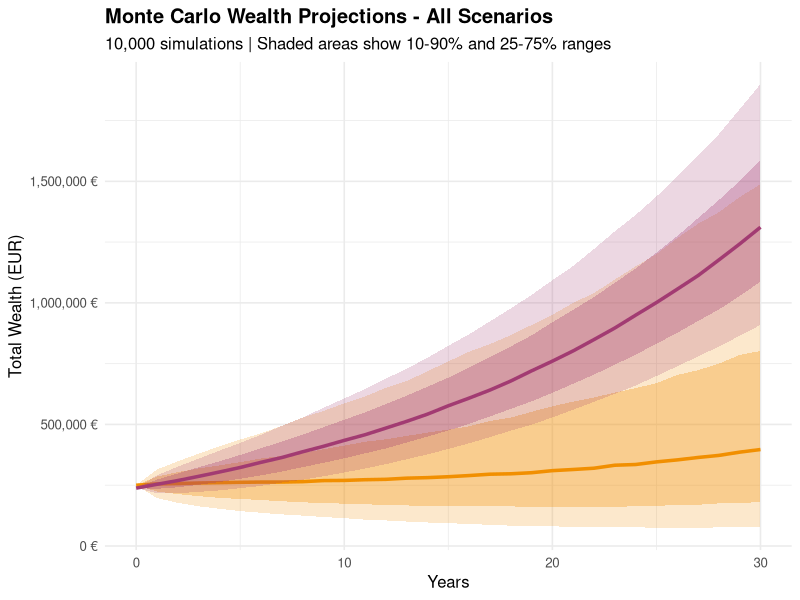
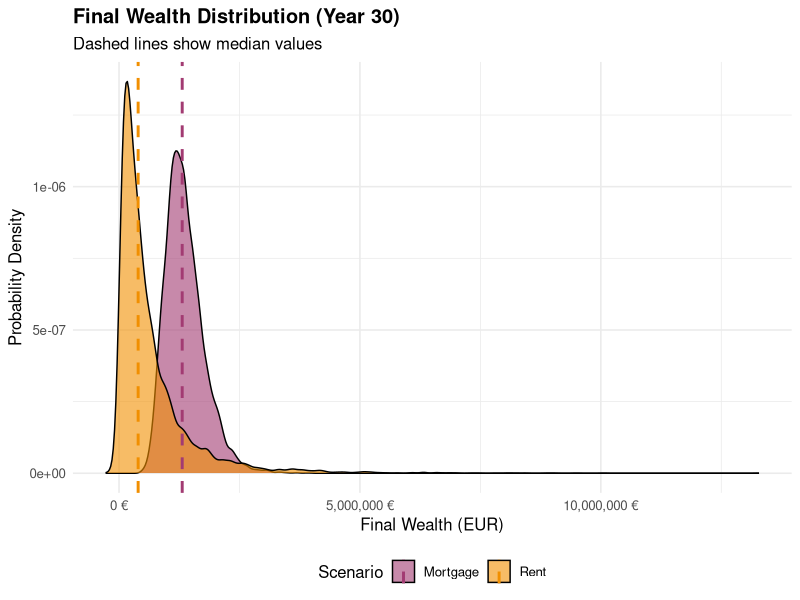
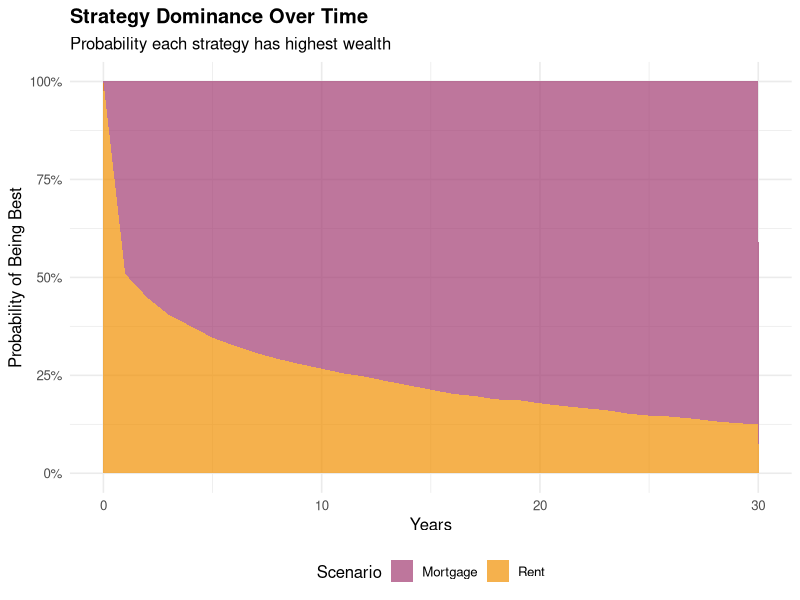

Reproduce these figures in R, in order.
# ==============================================================================
# BELGIUM HOUSE PURCHASE FINANCIAL MODEL - REVISED
# Compares cash purchase vs. mortgage scenarios with Belgian market defaults
# ==============================================================================

# Load required packages
if (!require("ggplot2")) install.packages("ggplot2")
if (!require("tidyr")) install.packages("tidyr")
if (!require("dplyr")) install.packages("dplyr")
if (!require("scales")) install.packages("scales")

library(ggplot2)
library(tidyr)
library(dplyr)
library(scales)

# ==============================================================================
# INPUT PARAMETERS (Based on 2024-2025 Belgian market data)
# ==============================================================================

# House parameters
house_price <- 400000  # EUR - Average Belgium house price
down_payment_pct <- 0.20  # 20% down payment (80% loan-to-value)

# Economic parameters (Belgian market 2024-2025)
inflation_rate <- 0.024  # 2.4% - Current Belgium inflation (Nov 2025)
house_appreciation <- 0.03  # 3% - Expected house price growth 2025
house_appreciation_nominal <- house_appreciation  # Keep as nominal
salary_increase <- 0.035  # 3.5% - Average salary indexation 2025

real_investment_return <- 0.04  # 4% real return
investment_return <- real_investment_return + inflation_rate
savings_rate <- 0.30

# Ownership costs
owner_yearly_charge <- 6500  # EUR - Property tax + insurance + maintenance + utilities

# Mortgage parameters (Belgian market)
mortgage_rate <- 0.035  # 3.5% - Average mortgage rate for 10+ year fixed (2025)
mortgage_years <- 30  # Standard Belgian mortgage term
notary_fees_pct <- 0.03  # ~3% notary fees and costs (Wallonia 2025)

# Tax parameters (Belgium)
mortgage_interest_deduction_rate <- 0.45  # 45% - Belgian regional tax benefit
max_deductible_interest <- 2310  # EUR - Annual cap on deductible interest

# Initial capital and income
initial_capital <- 250000  # EUR - Available cash
annual_salary <- 50000  # EUR - Annual gross salary
rent_markup <- 1.15  # Landlord marks up 15% to cover their costs
# Rental calculation
rental_yield <- 0.0424  # ~4.24% rental yield for Belgium
monthly_rent <- (house_price * rental_yield / 12) * rent_markup
annual_rent <- monthly_rent * 12
# Time horizon
years <- mortgage_years
# ==============================================================================
# MONTE CARLO SIMULATION PARAMETERS
# ==============================================================================

n_simulations <- 10000  # Number of Monte Carlo runs
set.seed(123)  # For reproducibility

# Distribution parameters (annual rates)
params <- list(
  investment_return = list(mean = 0.04, sd = 0.15),  # Real return
  inflation = list(mean = 0.024, sd = 0.015),
  house_appreciation = list(mean = 0.03, sd = 0.08),  # Real appreciation
  salary_growth = list(mean = 0.035, sd = 0.025)
)

# Correlation matrix (economic relationships)
cor_matrix <- matrix(c(
  1.00,  0.30, -0.40,  0.50,  # Investment return
  0.30,  1.00, -0.20,  0.60,  # Inflation
 -0.40, -0.20,  1.00, -0.30,  # House appreciation (inverse with stocks)
  0.50,  0.60, -0.30,  1.00   # Salary growth
), nrow = 4, byrow = TRUE)

# Renovation shock parameters
renovation_shock <- list(
  enabled = TRUE,
  probability = 0.15,  # 15% chance per 30-year period
  cost_pct = 0.15,     # 15% of house value
  year_range = c(10, 25)  # Can occur between years 10-25
)
# ==============================================================================
# CORRELATED RANDOM NUMBER GENERATION
# ==============================================================================

# Cholesky decomposition for correlated normals
chol_matrix <- chol(cor_matrix)

generate_correlated_returns <- function(n_years, n_sims) {
  # Generate uncorrelated standard normals
  uncorrelated <- array(rnorm(4 * n_years * n_sims), 
                        dim = c(4, n_years, n_sims))
  
  # Apply correlation structure
  correlated <- array(0, dim = c(4, n_years, n_sims))
  for (sim in 1:n_sims) {
    for (year in 1:n_years) {
      correlated[, year, sim] <- chol_matrix %*% uncorrelated[, year, sim]
    }
  }
  
  return(correlated)
}

# Generate all random paths
random_paths <- generate_correlated_returns(years, n_simulations)

# Convert to actual returns
generate_scenario_returns <- function(sim_idx) {
  list(
    inv_return = params$investment_return$mean + params$investment_return$sd * random_paths[1, , sim_idx],
    inflation = params$inflation$mean + params$inflation$sd * random_paths[2, , sim_idx],
    house_appr = params$house_appreciation$mean + params$house_appreciation$sd * random_paths[3, , sim_idx],
    salary_growth = params$salary_growth$mean + params$salary_growth$sd * random_paths[4, , sim_idx]
  )
}
# ==============================================================================
# RENOVATION SHOCK SIMULATION
# ==============================================================================

generate_renovation_shocks <- function(n_sims, house_val) {
  shocks <- matrix(0, nrow = years + 1, ncol = n_sims)
  
  if (renovation_shock$enabled) {
    for (sim in 1:n_sims) {
      if (runif(1) < renovation_shock$probability) {
        shock_year <- sample(renovation_shock$year_range[1]:renovation_shock$year_range[2], 1)
        shocks[shock_year + 1, sim] <- house_val * renovation_shock$cost_pct
      }
    }
  }
  
  return(shocks)
}

renovation_shocks <- generate_renovation_shocks(n_simulations, house_price)
# ==============================================================================
# INPUT VALIDATION
# ==============================================================================

if (down_payment_pct < 0.10 || down_payment_pct > 1.0) {
  stop("Down payment must be between 10% and 100%")
}
if (savings_rate > 1.0 || savings_rate < 0) {
  stop("Savings rate must be between 0 and 1")
}
if (initial_capital < 0 || annual_salary <= 0 || house_price <= 0) {
  stop("Capital, salary, and house price must be positive")
}

# ==============================================================================
# CALCULATED VALUES
# ==============================================================================

down_payment <- house_price * down_payment_pct
loan_amount <- house_price - down_payment
notary_fees <- house_price * notary_fees_pct

# Calculate monthly mortgage payment (fixed annuity)
monthly_rate <- mortgage_rate / 12
n_payments <- mortgage_years * 12
monthly_payment <- loan_amount * (monthly_rate * (1 + monthly_rate)^n_payments) / 
                   ((1 + monthly_rate)^n_payments - 1)
annual_mortgage_payment <- monthly_payment * 12

# ==============================================================================
# PART 1: YOUR SITUATION & SCENARIO ELIGIBILITY
# ==============================================================================

cat("\n")
cat("================================================================================\n")
cat("                    BELGIUM HOUSE PURCHASE ANALYSIS\n")
cat("================================================================================\n\n")

cat("PART 1: YOUR SITUATION\n")
cat("--------------------------------------------------------------------------------\n")
cat("Available Capital:    ", format(initial_capital, big.mark=","), "EUR\n")
cat("Annual Salary:        ", format(annual_salary, big.mark=","), "EUR\n")
cat("Savings Rate:         ", savings_rate * 100, "%\n")
cat("Annual Savings:       ", format(round(annual_salary * savings_rate), big.mark=","), "EUR\n\n")

cat("Target Property:\n")
cat("  House Price:        ", format(house_price, big.mark=","), "EUR\n")
cat("  Notary Fees:        ", format(notary_fees, big.mark=","), "EUR (", notary_fees_pct*100, "%)\n")
cat("  Total Cost:         ", format(house_price + notary_fees, big.mark=","), "EUR\n\n")

min_down_payment_pct <- 0.10
min_down_payment <- house_price * min_down_payment_pct
total_purchase_cost_min <- min_down_payment + notary_fees
total_purchase_cost_cash <- house_price + notary_fees

cat("Scenario Eligibility:\n")
cat("  Cash Purchase:      ")
can_buy_cash <- initial_capital >= total_purchase_cost_cash
if (can_buy_cash) {
  cat("✓ POSSIBLE (need ", format(total_purchase_cost_cash, big.mark=","), " EUR)\n")
} else {
  cat("✗ NOT POSSIBLE (need ", format(total_purchase_cost_cash, big.mark=","), " EUR)\n")
}

cat("  Mortgage Purchase:  ")
can_buy_mortgage <- initial_capital >= total_purchase_cost_min
if (can_buy_mortgage) {
  cat("✓ POSSIBLE (need ", format(total_purchase_cost_min, big.mark=","), " EUR minimum)\n")
} else {
  cat("✗ NOT POSSIBLE (need ", format(total_purchase_cost_min, big.mark=","), " EUR minimum)\n")
}

cat("  Rent:               ✓ ALWAYS POSSIBLE\n\n")

can_only_rent <- !can_buy_mortgage

# ==============================================================================
# MONTE CARLO SCENARIO SIMULATIONS
# ==============================================================================

run_scenario <- function(scenario_type, sim_idx, returns) {
  # Extract returns for this simulation
  inv_ret <- returns$inv_return
  infl <- returns$inflation
  house_apr <- returns$house_appr
  sal_growth <- returns$salary_growth
  
  wealth <- numeric(years + 1)
  liquid <- numeric(years + 1)
  house_val <- numeric(years + 1)
  debt <- numeric(years + 1)
  
  if (scenario_type == "cash" && can_buy_cash) {
    liquid[1] <- initial_capital - house_price - notary_fees
    house_val[1] <- house_price
    wealth[1] <- liquid[1] + house_val[1]
    debt[1] <- 0
    sal <- annual_salary
    
    for (year in 2:(years + 1)) {
      y <- year - 1
      sal <- sal * (1 + sal_growth[y])
      
      # Apply renovation shock
      renovation_cost <- renovation_shocks[year, sim_idx]
      
      owner_costs <- owner_yearly_charge * prod(1 + infl[1:y])
      savings <- sal * savings_rate
      liquid[year] <- liquid[year-1] * (1 + inv_ret[y]) + (savings - owner_costs - renovation_cost)
      house_val[year] <- house_val[year-1] * (1 + house_apr[y])
      debt[year] <- 0
      wealth[year] <- liquid[year] + house_val[year]
    }
    
  } else if (scenario_type == "mortgage" && can_buy_mortgage) {
    actual_dp <- if(can_buy_cash) house_price * down_payment_pct else initial_capital - notary_fees
    actual_loan <- house_price - actual_dp
    
    monthly_p <- actual_loan * (monthly_rate * (1 + monthly_rate)^n_payments) / 
                 ((1 + monthly_rate)^n_payments - 1)
    annual_p <- monthly_p * 12
    
    liquid[1] <- initial_capital - actual_dp - notary_fees
    house_val[1] <- house_price
    debt[1] <- actual_loan
    wealth[1] <- liquid[1] + house_val[1] - debt[1]
    sal <- annual_salary
    
    for (year in 2:(years + 1)) {
      y <- year - 1
      sal <- sal * (1 + sal_growth[y])
      
      # Apply renovation shock
      renovation_cost <- renovation_shocks[year, sim_idx]
      
      owner_costs <- owner_yearly_charge * prod(1 + infl[1:y])
      savings <- sal * savings_rate
      
      if (y <= mortgage_years && debt[year-1] > 0) {
        interest_paid <- debt[year-1] * mortgage_rate
        deductible <- min(interest_paid, max_deductible_interest)
        tax_benefit <- deductible * mortgage_interest_deduction_rate
        housing_cost <- annual_p + owner_costs - tax_benefit
        
        liquid[year] <- liquid[year-1] * (1 + inv_ret[y]) + (savings - housing_cost - renovation_cost)
        
        remaining_p <- (mortgage_years - y) * 12
        if (remaining_p > 0) {
          debt[year] <- debt[year-1] * (1 + monthly_rate)^12 - 
                        (monthly_p * (((1 + monthly_rate)^12 - 1) / monthly_rate))
          debt[year] <- max(0, debt[year])
        } else {
          debt[year] <- 0
        }
      } else {
        debt[year] <- 0
        liquid[year] <- liquid[year-1] * (1 + inv_ret[y]) + (savings - owner_costs - renovation_cost)
      }
      
      house_val[year] <- house_val[year-1] * (1 + house_apr[y])
      wealth[year] <- liquid[year] + house_val[year] - debt[year]
    }
    
  } else if (scenario_type == "rent") {
    liquid[1] <- initial_capital
    wealth[1] <- liquid[1]
    house_val[1] <- 0
    debt[1] <- 0
    sal <- annual_salary
    
    for (year in 2:(years + 1)) {
      y <- year - 1
      sal <- sal * (1 + sal_growth[y])
      savings <- sal * savings_rate
      annual_rent_adjusted <- annual_rent * prod(1 + infl[1:y])
      
      liquid[year] <- liquid[year-1] * (1 + inv_ret[y]) + (savings - annual_rent_adjusted)
      wealth[year] <- liquid[year]
      house_val[year] <- 0
      debt[year] <- 0
    }
  }
  
  return(list(wealth = wealth, liquid = liquid, house_val = house_val, debt = debt))
}

# Run all simulations
cat("\nRunning Monte Carlo simulations...\n")
pb <- txtProgressBar(min = 0, max = n_simulations, style = 3)

results_mc <- list(
  cash = array(NA, dim = c(years + 1, n_simulations, 4)),
  mortgage = array(NA, dim = c(years + 1, n_simulations, 4)),
  rent = array(NA, dim = c(years + 1, n_simulations, 4))
)

for (sim in 1:n_simulations) {
  returns <- generate_scenario_returns(sim)
  
  if (can_buy_cash) {
    cash_result <- run_scenario("cash", sim, returns)
    results_mc$cash[, sim, 1] <- cash_result$wealth
    results_mc$cash[, sim, 2] <- cash_result$liquid
    results_mc$cash[, sim, 3] <- cash_result$house_val
    results_mc$cash[, sim, 4] <- cash_result$debt
  }
  
  if (can_buy_mortgage) {
    mort_result <- run_scenario("mortgage", sim, returns)
    results_mc$mortgage[, sim, 1] <- mort_result$wealth
    results_mc$mortgage[, sim, 2] <- mort_result$liquid
    results_mc$mortgage[, sim, 3] <- mort_result$house_val
    results_mc$mortgage[, sim, 4] <- mort_result$debt
  }
  
  rent_result <- run_scenario("rent", sim, returns)
  results_mc$rent[, sim, 1] <- rent_result$wealth
  results_mc$rent[, sim, 2] <- rent_result$liquid
  results_mc$rent[, sim, 3] <- rent_result$house_val
  results_mc$rent[, sim, 4] <- rent_result$debt
  
  setTxtProgressBar(pb, sim)
}
close(pb)
# ==============================================================================
# MONTE CARLO RESULTS ANALYSIS
# ==============================================================================

cat("\n\n")
cat("================================================================================\n")
cat("                    MONTE CARLO SIMULATION RESULTS\n")
cat("                        (", format(n_simulations, big.mark=","), " simulations)\n", sep="")
cat("================================================================================\n\n")

# Calculate statistics
calc_stats <- function(data) {
  if (all(is.na(data))) return(NULL)
  list(
    mean = mean(data, na.rm = TRUE),
    median = median(data, na.rm = TRUE),
    sd = sd(data, na.rm = TRUE),
    p10 = quantile(data, 0.10, na.rm = TRUE),
    p25 = quantile(data, 0.25, na.rm = TRUE),
    p75 = quantile(data, 0.75, na.rm = TRUE),
    p90 = quantile(data, 0.90, na.rm = TRUE),
    min = min(data, na.rm = TRUE),
    max = max(data, na.rm = TRUE)
  )
}

# Final wealth distributions
cat("FINAL WEALTH DISTRIBUTIONS (Year ", years, "):\n", sep="")
cat("--------------------------------------------------------------------------------\n")

print_stats <- function(stats, name) {
  if (is.null(stats)) {
    cat(name, ": N/A\n\n")
    return()
  }
  cat(name, ":\n", sep="")
  cat("  Mean:      €", format(round(stats$mean), big.mark=","), "\n", sep="")
  cat("  Median:    €", format(round(stats$median), big.mark=","), "\n", sep="")
  cat("  Std Dev:   €", format(round(stats$sd), big.mark=","), "\n", sep="")
  cat("  10th %ile: €", format(round(stats$p10), big.mark=","), "\n", sep="")
  cat("  90th %ile: €", format(round(stats$p90), big.mark=","), "\n", sep="")
  cat("  Range:     €", format(round(stats$min), big.mark=","), " - €", 
      format(round(stats$max), big.mark=","), "\n\n", sep="")
}

rent_stats <- calc_stats(results_mc$rent[years+1, , 1])
print_stats(rent_stats, "Rent + Invest")

if (can_buy_cash) {
  cash_stats <- calc_stats(results_mc$cash[years+1, , 1])
  print_stats(cash_stats, "Cash Purchase")
}

if (can_buy_mortgage) {
  mort_stats <- calc_stats(results_mc$mortgage[years+1, , 1])
  print_stats(mort_stats, "Mortgage Purchase")
}

# Time-weighted dominance
cat("\nTIME-WEIGHTED DOMINANCE ANALYSIS:\n")
cat("--------------------------------------------------------------------------------\n")
cat("% of time each strategy has highest wealth:\n\n")

dominance <- matrix(0, nrow = years + 1, ncol = 3)
colnames(dominance) <- c("Rent", "Cash", "Mortgage")

for (year in 1:(years + 1)) {
  for (sim in 1:n_simulations) {
    wealth_vec <- c(
      results_mc$rent[year, sim, 1],
      if(can_buy_cash) results_mc$cash[year, sim, 1] else -Inf,
      if(can_buy_mortgage) results_mc$mortgage[year, sim, 1] else -Inf
    )
    winner <- which.max(wealth_vec)
    dominance[year, winner] <- dominance[year, winner] + 1
  }
}

dominance_pct <- dominance / n_simulations * 100

# Print dominance at key years
key_years <- c(1, 6, 11, 16, 21, 26, years+1)
for (yr in key_years) {
  if (yr <= years + 1) {
    cat("Year ", yr-1, ":\n", sep="")
    cat("  Rent:     ", sprintf("%5.1f%%", dominance_pct[yr, 1]), "\n", sep="")
    if (can_buy_cash) cat("  Cash:     ", sprintf("%5.1f%%", dominance_pct[yr, 2]), "\n", sep="")
    if (can_buy_mortgage) cat("  Mortgage: ", sprintf("%5.1f%%", dominance_pct[yr, 3]), "\n", sep="")
    cat("\n")
  }
}

# Probability of outperformance
cat("\nPROBABILITY OF OUTPERFORMANCE (Final Year):\n")
cat("--------------------------------------------------------------------------------\n")

if (can_buy_cash && can_buy_mortgage) {
  mort_beats_cash <- sum(results_mc$mortgage[years+1, , 1] > results_mc$cash[years+1, , 1], na.rm=TRUE) / n_simulations
  cat("Mortgage beats Cash:  ", sprintf("%5.1f%%", mort_beats_cash * 100), "\n", sep="")
}

if (can_buy_mortgage) {
  mort_beats_rent <- sum(results_mc$mortgage[years+1, , 1] > results_mc$rent[years+1, , 1], na.rm=TRUE) / n_simulations
  cat("Mortgage beats Rent:  ", sprintf("%5.1f%%", mort_beats_rent * 100), "\n", sep="")
}

if (can_buy_cash) {
  cash_beats_rent <- sum(results_mc$cash[years+1, , 1] > results_mc$rent[years+1, , 1], na.rm=TRUE) / n_simulations
  cat("Cash beats Rent:      ", sprintf("%5.1f%%", cash_beats_rent * 100), "\n", sep="")
}
# ==============================================================================
# MONTE CARLO VISUALIZATIONS
# ==============================================================================

# Plot 1: Wealth distribution over time (fan chart)
wealth_quantiles <- data.frame(Year = 0:years)

for (scenario in c("rent", "cash", "mortgage")) {
  if ((scenario == "cash" && !can_buy_cash) || (scenario == "mortgage" && !can_buy_mortgage)) next
  
  for (year in 1:(years + 1)) {
    wealth_data <- results_mc[[scenario]][year, , 1]
    quants <- quantile(wealth_data, probs = c(0.1, 0.25, 0.5, 0.75, 0.9), na.rm = TRUE)
    
    wealth_quantiles[year, paste0(scenario, "_p10")] <- quants[1]
    wealth_quantiles[year, paste0(scenario, "_p25")] <- quants[2]
    wealth_quantiles[year, paste0(scenario, "_median")] <- quants[3]
    wealth_quantiles[year, paste0(scenario, "_p75")] <- quants[4]
    wealth_quantiles[year, paste0(scenario, "_p90")] <- quants[5]
  }
}

# Create fan chart
p_fan <- ggplot(wealth_quantiles, aes(x = Year)) +
  geom_ribbon(aes(ymin = rent_p10, ymax = rent_p90), fill = "#F18F01", alpha = 0.2) +
  geom_ribbon(aes(ymin = rent_p25, ymax = rent_p75), fill = "#F18F01", alpha = 0.3) +
  geom_line(aes(y = rent_median), color = "#F18F01", linewidth = 1.2) +
  labs(title = "Monte Carlo Wealth Projections - All Scenarios",
       subtitle = paste0(format(n_simulations, big.mark=","), " simulations | Shaded areas show 10-90% and 25-75% ranges"),
       x = "Years", y = "Total Wealth (EUR)") +
  scale_y_continuous(labels = scales::comma_format(suffix = " €")) +
  theme_minimal(base_size = 12) +
  theme(plot.title = element_text(face = "bold"))

if (can_buy_cash) {
  p_fan <- p_fan +
    geom_ribbon(data = wealth_quantiles, aes(ymin = cash_p10, ymax = cash_p90), 
                fill = "#2E86AB", alpha = 0.2) +
    geom_ribbon(data = wealth_quantiles, aes(ymin = cash_p25, ymax = cash_p75), 
                fill = "#2E86AB", alpha = 0.3) +
    geom_line(data = wealth_quantiles, aes(y = cash_median), 
              color = "#2E86AB", linewidth = 1.2)
}

if (can_buy_mortgage) {
  p_fan <- p_fan +
    geom_ribbon(data = wealth_quantiles, aes(ymin = mortgage_p10, ymax = mortgage_p90), 
                fill = "#A23B72", alpha = 0.2) +
    geom_ribbon(data = wealth_quantiles, aes(ymin = mortgage_p25, ymax = mortgage_p75), 
                fill = "#A23B72", alpha = 0.3) +
    geom_line(data = wealth_quantiles, aes(y = mortgage_median), 
              color = "#A23B72", linewidth = 1.2)
}

print(p_fan)

# Plot 2: Final wealth distributions
final_wealth_df <- data.frame(
  Wealth = c(
    results_mc$rent[years+1, , 1],
    if(can_buy_cash) results_mc$cash[years+1, , 1] else NULL,
    if(can_buy_mortgage) results_mc$mortgage[years+1, , 1] else NULL
  ),
  Scenario = c(
    rep("Rent", n_simulations),
    if(can_buy_cash) rep("Cash", n_simulations) else NULL,
    if(can_buy_mortgage) rep("Mortgage", n_simulations) else NULL
  )
)

p_dist <- ggplot(final_wealth_df, aes(x = Wealth, fill = Scenario)) +
  geom_density(alpha = 0.6) +
  geom_vline(data = final_wealth_df %>% group_by(Scenario) %>% summarise(median = median(Wealth)),
             aes(xintercept = median, color = Scenario), linetype = "dashed", linewidth = 1) +
  scale_x_continuous(labels = scales::comma_format(suffix = " €")) +
  scale_fill_manual(values = c("Cash" = "#2E86AB", "Mortgage" = "#A23B72", "Rent" = "#F18F01")) +
  scale_color_manual(values = c("Cash" = "#2E86AB", "Mortgage" = "#A23B72", "Rent" = "#F18F01")) +
  labs(title = "Final Wealth Distribution (Year 30)",
       subtitle = "Dashed lines show median values",
       x = "Final Wealth (EUR)", y = "Probability Density") +
  theme_minimal(base_size = 12) +
  theme(plot.title = element_text(face = "bold"), legend.position = "bottom")

print(p_dist)

# Plot 3: Time-weighted dominance
dominance_df <- data.frame(
  Year = rep(0:years, 3),
  Probability = c(dominance_pct[, 1], dominance_pct[, 2], dominance_pct[, 3]) / 100,
  Scenario = c(rep("Rent", years+1), rep("Cash", years+1), rep("Mortgage", years+1))
)

if (!can_buy_cash) dominance_df <- dominance_df %>% filter(Scenario != "Cash")
if (!can_buy_mortgage) dominance_df <- dominance_df %>% filter(Scenario != "Mortgage")

p_dom <- ggplot(dominance_df, aes(x = Year, y = Probability, fill = Scenario)) +
  geom_area(alpha = 0.7, position = "stack") +
  scale_y_continuous(labels = scales::percent_format()) +
  scale_fill_manual(values = c("Cash" = "#2E86AB", "Mortgage" = "#A23B72", "Rent" = "#F18F01")) +
  labs(title = "Strategy Dominance Over Time",
       subtitle = "Probability each strategy has highest wealth",
       x = "Years", y = "Probability of Being Best") +
  theme_minimal(base_size = 12) +
  theme(plot.title = element_text(face = "bold"), legend.position = "bottom")

print(p_dom)
# ==============================================================================
# MONTE CARLO-BASED RECOMMENDATION
# ==============================================================================

cat("\n\n")
cat("MONTE CARLO-BASED RECOMMENDATION:\n")
cat("--------------------------------------------------------------------------------\n")

# Determine winner by median
scenarios_list <- list()
if (!all(is.na(results_mc$rent[years+1, , 1]))) {
  scenarios_list$Rent <- median(results_mc$rent[years+1, , 1], na.rm = TRUE)
}
if (can_buy_cash && !all(is.na(results_mc$cash[years+1, , 1]))) {
  scenarios_list$Cash <- median(results_mc$cash[years+1, , 1], na.rm = TRUE)
}
if (can_buy_mortgage && !all(is.na(results_mc$mortgage[years+1, , 1]))) {
  scenarios_list$Mortgage <- median(results_mc$mortgage[years+1, , 1], na.rm = TRUE)
}

best_scenario <- names(which.max(scenarios_list))
best_median <- max(unlist(scenarios_list))

cat("Best Strategy (by median): ", best_scenario, "\n", sep="")
cat("  Median Final Wealth: €", format(round(best_median), big.mark=","), "\n\n", sep="")

cat("Risk-Adjusted Insights:\n")
cat("  • Consider your risk tolerance when choosing\n")
cat("  • Higher variability = higher risk but potentially higher reward\n")
cat("  • Median represents typical outcome, not guaranteed\n")
cat("  • 10th percentile shows downside risk\n")
cat("  • 90th percentile shows upside potential\n\n")

# Risk profiles
cat("Risk Profiles:\n")
for (scen in names(scenarios_list)) {
  scen_lower <- tolower(scen)
  data_vec <- switch(scen_lower,
                     "rent" = results_mc$rent[years+1, , 1],
                     "cash" = results_mc$cash[years+1, , 1],
                     "mortgage" = results_mc$mortgage[years+1, , 1])
  
  cv <- sd(data_vec, na.rm = TRUE) / mean(data_vec, na.rm = TRUE)
  cat("  ", scen, ": CV = ", sprintf("%.2f", cv), " (", 
      ifelse(cv < 0.3, "Low", ifelse(cv < 0.5, "Medium", "High")), " volatility)\n", sep="")
}

cat("\n")
